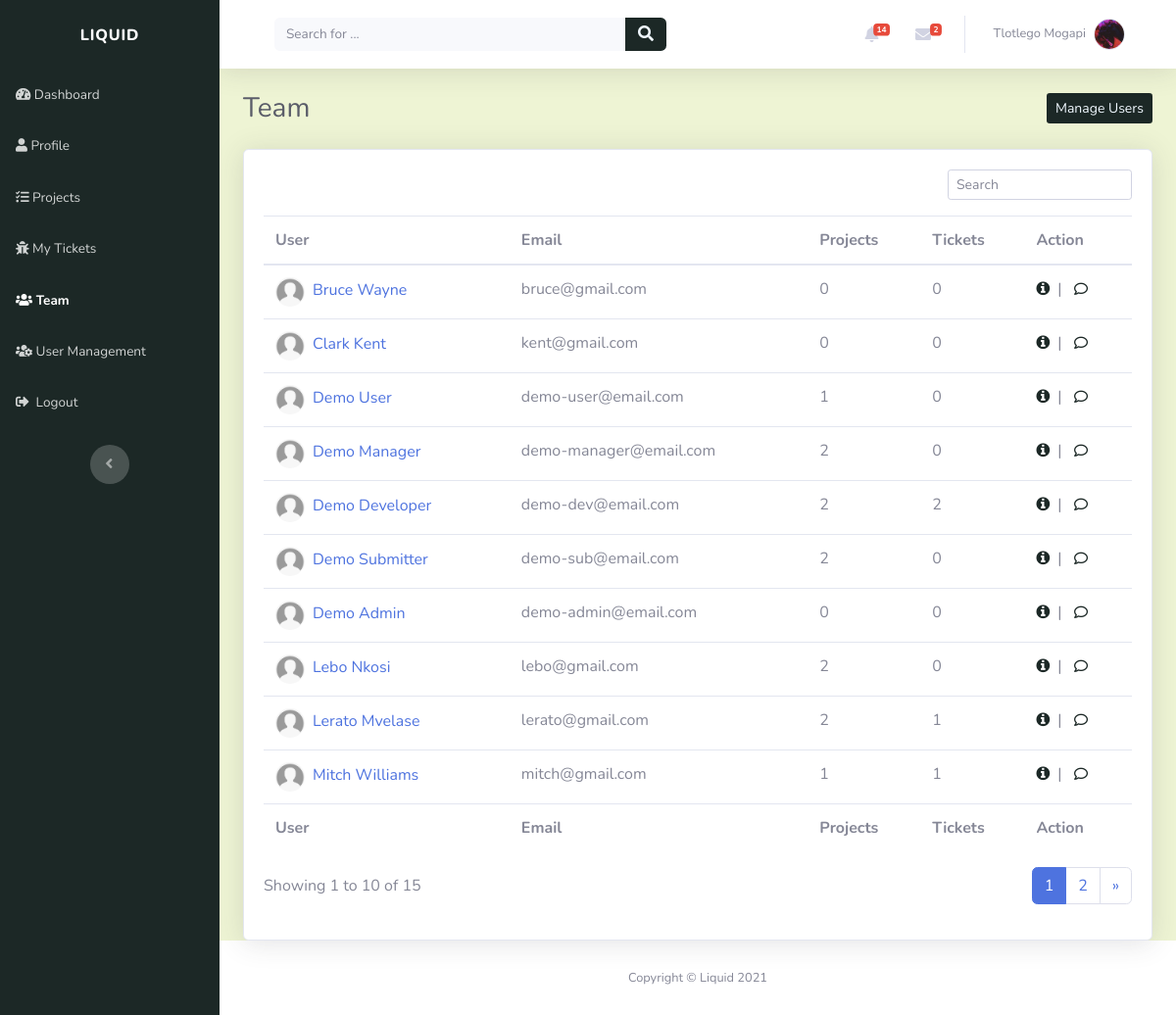
/teams/ (signed in), run on the app's committed database.
### account/models.py (models this page shows, shortened)
class Profile(models.Model):
    user = models.OneToOneField(settings.AUTH_USER_MODEL, on_delete=models.CASCADE, unique=True)
    profile_picture = models.ImageField(default='profile_images/default.jpg', upload_to='profile_images', blank=True)
    website = models.URLField(blank=True)
    first_name = models.CharField(max_length=30, blank=True)
    last_name = models.CharField(max_length=30, blank=True)
    address = models.CharField(max_length=50, blank=True)
    city = models.CharField(max_length=50, blank=True)
    country = models.CharField(max_length=50, blank=True)
    slug = models.SlugField(unique=True, blank=True)

class Account(AbstractBaseUser):
    email = models.EmailField(verbose_name="email", max_length=30, unique=True)
    username = models.CharField(max_length=30, unique=True)
    date_created = models.DateTimeField(verbose_name="date created", auto_now_add=True)
    last_login = models.DateTimeField(verbose_name="last login", auto_now=True)
    is_admin = models.BooleanField(default=False)
    is_staff = models.BooleanField(default=True)
    is_active = models.BooleanField(default=True)
    is_super_user = models.BooleanField(default=False)
    USERNAME_FIELD = 'email'
    REQUIRED_FIELDS = ['username']
    objects = AccountManager()

### teams/views.py (the view)
# urls.py: path('', views.team_view, name="team_page"),
@login_required(login_url='login_page')
def team_view(request):
    users = Profile.objects.all().order_by('first_name')
    page = request.GET.get('page', 1)
    users_paginator = Paginator(users, USERS_PER_PAGE)
    try:
        users = users_paginator.page(page)
    except PageNotAnInteger:
        users = users_paginator.page(USERS_PER_PAGE)
    except EmptyPage:
        users = users_paginator.page(users_paginator.num_pages)
    context = {}
    context['users'] = users
    return render(request, "teams/team.html", context)

### index/custom_processors.py (called while the page is built)
def profile_processor(request):
    if request.user.is_authenticated:
        user = request.user
        user_profile = get_object_or_404(Profile, user=user)
        user_messages = DirectMessage.objects.filter(receiver=user_profile).filter(status='UNREAD').order_by('-created_on')[:5]
        user_alerts = Alert.objects.filter(user=user_profile).filter(status='UNREAD').order_by('-created_on')[:5]
        return {'profile': user_profile, 'direct_messages': user_messages, 'alerts': user_alerts}
    else:
        return{}

### teams/templates/teams/team.html (shortened to what this page needs)
{% extends "index/header.html" %}
{% block content %}
<div class="d-sm-flex justify-content-between align-items-center mb-4">
	<h3 class="text-dark mb-0">Team</h3>
	{% if request.user.is_admin %}
	<a
		class="btn btn-sm d-none d-sm-inline-block"
		role="button"
		href="{% url 'user_management' %}"
		style="background: rgb(28, 40, 38); color: aliceblue;"
		>Manage Users
	</a>
	{% endif %}
</div>
<div class="card shadow">
	<div class="card-body">
		<div class="row">
			<div class="col-md-12">
				<div class="text-md-right dataTables_filter" id="dataTable_filter">
					<label
						><input
							type="search"
							class="form-control form-control-sm"
							aria-controls="dataTable"
							placeholder="Search"
					/></label>
				</div>
			</div>
		</div>
		<div class="table-responsive table mt-2" id="dataTable" role="grid" aria-describedby="dataTable_info">
			<table class="table my-0" id="dataTable" aria-describedby="team">
				<thead>
					{% include 'teams/snippets/table_header.html'%}
				</thead>
				<tbody>
					{% for profile in users %} {% include 'teams/snippets/member.html'%} {% endfor %}
				</tbody>
				<tfoot>
					{% include 'teams/snippets/table_header.html'%}
				</tfoot>
			</table>
		</div>
		{% include 'teams/snippets/pagination.html' %}
	</div>
</div>
{% endblock %}

### index/templates/index/snippets/navbar.html (shortened to what this page needs)
<nav
	class="navbar navbar-light navbar-expand bg-white shadow mb-4 topbar static-top"
	style="background: rgb(238, 244, 212)"
>
	<div class="container-fluid">
		<div class="container-fluid">
			<form
				method="GET"
				action="{% url 'index_page' %}"
				target="_self"
				class="form-inline d-none d-sm-inline-block mr-auto ml-md-3 my-2 my-md-0 mw-100 navbar-search"
			>
				<div class="input-group">
					<input
						class="bg-light form-control border-0 small"
						type="search"
						placeholder="Search for ..."
						value="{{query}}"
						name="q"
						required
					/>
					<div class="input-group-append">
						<button class="btn py-0" type="submit" style="background: rgb(28, 40, 38); color: aliceblue;">
							<em class="fas fa-search"></em>
						</button>
					</div>
				</div>
			</form>
			<ul class="nav navbar-nav flex-nowrap ml-auto">
				<li class="nav-item dropdown no-arrow mx-1">
					<div class="nav-item dropdown no-arrow">
						<a class="dropdown-toggle nav-link" data-toggle="dropdown" aria-expanded="false" href="#"
							>{% if alerts %}<span class="badge badge-danger badge-counter"
								>{{profile.alert_set.all.count}}</span
							>
							{%endif%}<em class="fas fa-bell fa-fw"></em
						></a>
					</div>
				</li>
				<li class="nav-item dropdown no-arrow mx-1">
					<div class="nav-item dropdown no-arrow">
						<a class="dropdown-toggle nav-link" data-toggle="dropdown" aria-expanded="false" href="#"
							><em class="fas fa-envelope fa-fw"></em>{% if direct_messages %}<span
								class="badge badge-danger badge-counter"
								>{{profile.direct_messages.all.count}}</span
							>{%endif%}</a
						>
					</div>
				</li>
				<li class="nav-item dropdown no-arrow">
					<div class="nav-item dropdown no-arrow">
						<a class="dropdown-toggle nav-link" data-toggle="dropdown" aria-expanded="false" href="#"
							><span class="d-none d-lg-inline mr-2 text-gray-600 small">
								{% if profile.first_name and profile.last_name %} {{profile.first_name}}
								{{profile.last_name}} {% else %} {{user}} {%endif%}
							</span>
							<img
								class="border rounded-circle img-profile"
								src="{{profile.profile_picture.url}}"
								alt="user image"
							/>
						</a>
					</div>
				</li>
			</ul>
		</div>
	</div>
</nav>

### teams/templates/teams/snippets/member.html
<tr>
	<td>
		<a href="{% url 'view_profile' profile.slug %}"
			><img
				class="rounded-circle mr-2"
				width="30"
				height="30"
				src="{{profile.profile_picture.url}}"
				alt="user image"
			/>{% if profile.first_name %}{{profile.first_name}} {{profile.last_name}} {%else%} {{profile.user.username}}
			{%endif%}
		</a>
	</td>
	<td>{{profile.user.email}}</td>
	<td>{{profile.projectrole_set.all.count}}</td>
	<td>{{profile.ticketassignee_set.all.count}}</td>
	<td>{% include 'teams/snippets/user_action.html' %}</td>
</tr>

### teams/templates/teams/snippets/user_action.html
<a role="button" href="{% url 'view_profile' profile.slug %}" style="color: rgb(28, 40, 38)" title="More information"
	><em class="fa fa-info-circle">&nbsp</em>
</a>
|&nbsp&nbsp
<a role="button" href="#" style="color: rgb(28, 40, 38)" title="Send Message"
	><em class="far fa-comment fa-sm">&nbsp</em>
</a>

### data on the page
Profile: alert_set.all.count "14", direct_messages.all.count "2", first_name "Tlotlego", last_name "Mogapi", profile_picture (picture)
Profile: profile_picture (placeholder picture), first_name "Bruce", last_name "Wayne", user.email "bruce@gmail.com", projectrole_set.all.count "0", ticketassignee_set.all.count "0"
Profile: profile_picture (placeholder picture), first_name "Clark", last_name "Kent", user.email "kent@gmail.com", projectrole_set.all.count "0", ticketassignee_set.all.count "0"
Profile: profile_picture (placeholder picture), first_name "Demo", last_name "User", user.email "demo-user@email.com", projectrole_set.all.count "1", ticketassignee_set.all.count "0"
Profile: profile_picture (placeholder picture), first_name "Demo", last_name "Manager", user.email "demo-manager@email.com", projectrole_set.all.count "2", ticketassignee_set.all.count "0"
Profile: profile_picture (placeholder picture), first_name "Demo", last_name "Developer", user.email "demo-dev@email.com", projectrole_set.all.count "2", ticketassignee_set.all.count "2"
Profile: profile_picture (placeholder picture), first_name "Demo", last_name "Submitter", user.email "demo-sub@email.com", projectrole_set.all.count "2", ticketassignee_set.all.count "0"
Profile: profile_picture (placeholder picture), first_name "Demo", last_name "Admin", user.email "demo-admin@email.com", projectrole_set.all.count "0", ticketassignee_set.all.count "0"
Profile: profile_picture (placeholder picture), first_name "Lebo", last_name "Nkosi", user.email "lebo@gmail.com", projectrole_set.all.count "2", ticketassignee_set.all.count "0"
Profile: profile_picture (placeholder picture), first_name "Lerato", last_name "Mvelase", user.email "lerato@gmail.com", projectrole_set.all.count "2", ticketassignee_set.all.count "1"
Profile: profile_picture (placeholder picture), first_name "Mitch", last_name "Williams", user.email "mitch@gmail.com", projectrole_set.all.count "1", ticketassignee_set.all.count "1"

### other printed values
{{ users.start_index }} "1"
{{ users.end_index }} "10"
{{ users.paginator.count }} "15"
{{ i }} "1"
{{ i }} "2"
